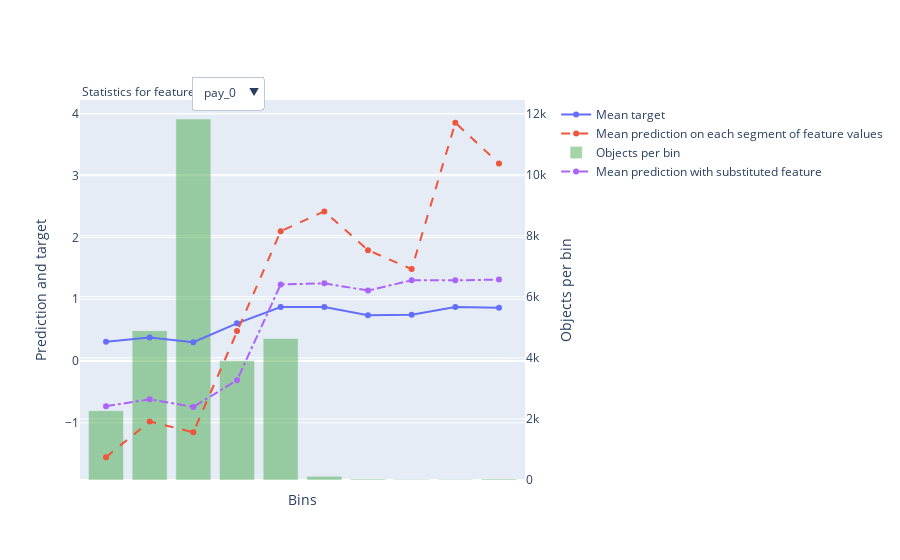

Notebook source saved alongside this figure:
### Code cell
res = Modelcatboost.calc_feature_statistics(X_train,
                                    y_train,
                                    feature=2,
                                    plot=True)

### Figure 1 — Plotly figure (JSON) as saved in the notebook; plotly's stock layout.template omitted (floating-point values rounded to 4 significant figures)
{"data": [{"mode": "lines+markers", "name": "Mean target", "type": "scatter", "xaxis": "x", "y": [0.3129, 0.3798, 0.3049, 0.6107, 0.8735, 0.8739, 0.7419, 0.75, 0.875, 0.8621], "yaxis": "y"}, {"line": {"dash": "dash"}, "mode": "lines+markers", "name": "Mean prediction on each segment of feature values", "type": "scatter", "xaxis": "x", "y": [-1.558, -0.9784, -1.154, 0.4867, 2.102, 2.423, 1.795, 1.488, 3.859, 3.199], "yaxis": "y"}, {"marker": {"color": "rgba(30, 150, 30, 0.4)"}, "name": "Objects per bin", "type": "bar", "width": 0.8, "xaxis": "x", "y": [2266, 4889, 11817, 3902, 4631, 119, 31, 16, 16, 29], "yaxis": "y2"}, {"line": {"dash": "dashdot"}, "mode": "lines+markers", "name": "Mean prediction with substituted feature", "type": "scatter", "xaxis": "x", "y": [-0.7311, -0.6209, -0.7428, -0.3118, 1.24, 1.258, 1.141, 1.308, 1.307, 1.319], "yaxis": "y"}], "layout": {"annotations": [{"align": "left", "showarrow": false, "text": "Statistics for feature", "x": 0, "xref": "paper", "y": 1.05, "yref": "paper"}], "legend": {"bgcolor": "rgba(0,0,0,0)", "x": 1.07}, "updatemenus": [{"buttons": [{"args": [{"y": [[0.3129, 0.3798, 0.3049, 0.6107, 0.8735, 0.8739, 0.7419, 0.75, 0.875, 0.8621], [-1.558, -0.9784, -1.154, 0.4867, 2.102, 2.423, 1.795, 1.488, 3.859, 3.199], [2266, 4889, 11817, 3902, 4631, 119, 31, 16, 16, 29], [-0.7311, -0.6209, -0.7428, -0.3118, 1.24, 1.258, 1.141, 1.308, 1.307, 1.319]]}, {"xaxis": {"showticklabels": false, "tickmode": "array", "ticktext": ["(-inf, -1.5000]", "(-1.5000, -0.5000]", "(-0.5000, 0.5000]", "(0.5000, 1.5000]", "(1.5000, 3.5000]", "(3.5000, 4.5000]", "(4.5000, 5.5000]", "(5.5000, 6.5000]", "(6.5000, 7.5000]", "(7.5000, +inf)"], "tickvals": [0, 1, 2, 3, 4, 5, 6, 7, 8, 9], "title": {"text": "Bins"}}}], "label": "pay_0", "method": "update"}], "direction": "down", "pad": {"r": 10, "t": 10}, "showactive": true, "x": 0.25, "xanchor": "left", "y": 1.09, "yanchor": "top"}], "xaxis": {"showticklabels": false, "tickmode": "array", "ticktext": ["(-inf, -1.5000]", "(-1.5000, -0.5000]", "(-0.5000, 0.5000]", "(0.5000, 1.5000]", "(1.5000, 3.5000]", "(3.5000, 4.5000]", "(4.5000, 5.5000]", "(5.5000, 6.5000]", "(6.5000, 7.5000]", "(7.5000, +inf)"], "tickvals": [0, 1, 2, 3, 4, 5, 6, 7, 8, 9], "title": {"text": "Bins"}}, "yaxis": {"overlaying": "y2", "side": "left", "title": {"text": "Prediction and target"}}, "yaxis2": {"position": 1, "side": "right", "title": {"text": "Objects per bin"}}}}
